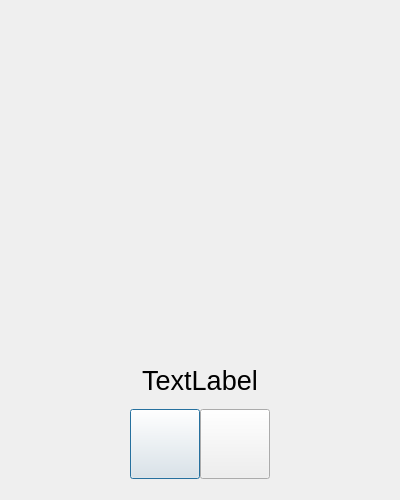
<?xml version="1.0" encoding="UTF-8"?>
<ui version="4.0">
 <class>TheWinner</class>
 <widget class="QDialog" name="TheWinner">
  <property name="geometry">
   <rect>
    <x>0</x>
    <y>0</y>
    <width>400</width>
    <height>500</height>
   </rect>
  </property>
  <property name="windowTitle">
   <string>Dialog</string>
  </property>
  <property name="styleSheet">
   <string notr="true">
border-image: url(:/1a1.png);</string>
  </property>
  <layout class="QGridLayout" name="gridLayout_2">
   <property name="leftMargin">
    <number>0</number>
   </property>
   <property name="topMargin">
    <number>0</number>
   </property>
   <property name="rightMargin">
    <number>0</number>
   </property>
   <property name="bottomMargin">
    <number>0</number>
   </property>
   <property name="spacing">
    <number>0</number>
   </property>
   <item row="0" column="0">
    <layout class="QGridLayout" name="gridLayout">
     <property name="spacing">
      <number>0</number>
     </property>
     <item row="2" column="0">
      <layout class="QVBoxLayout" name="verticalLayout">
       <property name="spacing">
        <number>0</number>
       </property>
       <item>
        <widget class="QLabel" name="label_2">
         <property name="minimumSize">
          <size>
           <width>0</width>
           <height>150</height>
          </size>
         </property>
         <property name="maximumSize">
          <size>
           <width>16777215</width>
           <height>150</height>
          </size>
         </property>
         <property name="styleSheet">
          <string notr="true">border-image: url(:/1600x500-blank-png - Copy.png);</string>
         </property>
         <property name="text">
          <string/>
         </property>
         <property name="alignment">
          <set>Qt::AlignCenter</set>
         </property>
        </widget>
       </item>
       <item>
        <spacer name="verticalSpacer_3">
         <property name="orientation">
          <enum>Qt::Vertical</enum>
         </property>
         <property name="sizeType">
          <enum>QSizePolicy::Fixed</enum>
         </property>
         <property name="sizeHint" stdset="0">
          <size>
           <width>20</width>
           <height>40</height>
          </size>
         </property>
        </spacer>
       </item>
       <item>
        <widget class="QLabel" name="label">
         <property name="maximumSize">
          <size>
           <width>16777215</width>
           <height>50</height>
          </size>
         </property>
         <property name="font">
          <font>
           <pointsize>20</pointsize>
          </font>
         </property>
         <property name="styleSheet">
          <string notr="true">border-image: url(:/1600x500-blank-png - Copy.png);
</string>
         </property>
         <property name="text">
          <string>TextLabel</string>
         </property>
         <property name="alignment">
          <set>Qt::AlignCenter</set>
         </property>
        </widget>
       </item>
       <item>
        <layout class="QHBoxLayout" name="horizontalLayout">
         <property name="spacing">
          <number>0</number>
         </property>
         <item>
          <widget class="QPushButton" name="pushButton_2">
           <property name="minimumSize">
            <size>
             <width>70</width>
             <height>70</height>
            </size>
           </property>
           <property name="maximumSize">
            <size>
             <width>60</width>
             <height>60</height>
            </size>
           </property>
           <property name="styleSheet">
            <string notr="true">QPushButton{	
	border-image: url(:/ho1.png);
	max-width: 60px;
	max-height: 60px;

}
QPushButton:hover{
	border-image: url(:/ho1.png);
	border-width:  5%
}</string>
           </property>
           <property name="text">
            <string/>
           </property>
          </widget>
         </item>
         <item>
          <widget class="QPushButton" name="pushButton">
           <property name="minimumSize">
            <size>
             <width>70</width>
             <height>70</height>
            </size>
           </property>
           <property name="maximumSize">
            <size>
             <width>60</width>
             <height>60</height>
            </size>
           </property>
           <property name="styleSheet">
            <string notr="true">QPushButton{		
	border-image: url(:/mn.png);
	max-width: 60px;
	max-height: 60px;

}
QPushButton:hover{
	
	border-image: url(:/mn.png);
	border-width:  5%
}</string>
           </property>
           <property name="text">
            <string/>
           </property>
          </widget>
         </item>
        </layout>
       </item>
      </layout>
     </item>
     <item row="1" column="0">
      <spacer name="verticalSpacer_2">
       <property name="orientation">
        <enum>Qt::Vertical</enum>
       </property>
       <property name="sizeType">
        <enum>QSizePolicy::Fixed</enum>
       </property>
       <property name="sizeHint" stdset="0">
        <size>
         <width>20</width>
         <height>40</height>
        </size>
       </property>
      </spacer>
     </item>
     <item row="0" column="0">
      <spacer name="verticalSpacer">
       <property name="orientation">
        <enum>Qt::Vertical</enum>
       </property>
       <property name="sizeType">
        <enum>QSizePolicy::Fixed</enum>
       </property>
       <property name="sizeHint" stdset="0">
        <size>
         <width>10</width>
         <height>100</height>
        </size>
       </property>
      </spacer>
     </item>
    </layout>
   </item>
  </layout>
 </widget>
 <resources/>
 <connections/>
</ui>
